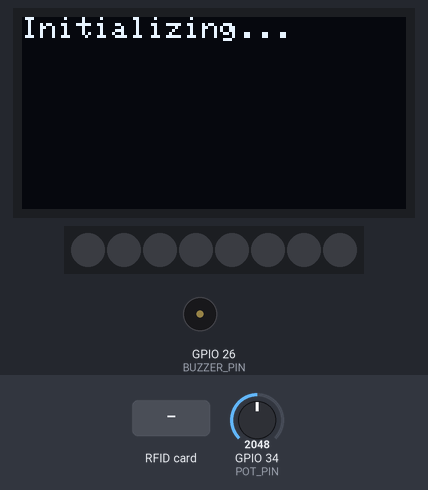
A program run on a simulated ESP32. Shown: 128×64 one-colour display, 8 RGB LEDs in strip order, left to right, buzzer (waves = sounding). Inputs (shaded band) come from the test bench; at power-on: GPIO 34 (POT_PIN) = 2048. WiFi joins after 1.5 s; servers stay silent unless stated; no MQTT or app messages arrive unless stated; what the program prints to the serial monitor is not drawn.

Above: at 1.7 s.
At 5.1 s:
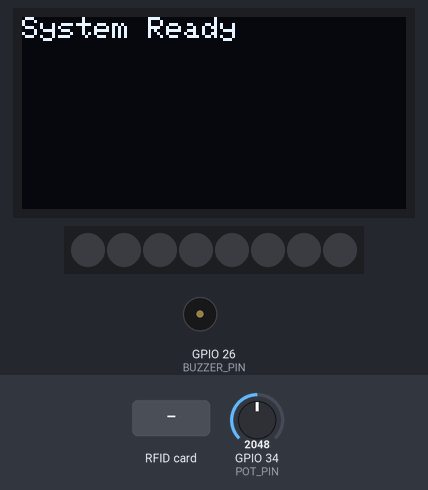
5.2 s: RFID card 5E 7A 19 C4 held to the reader
At 6.4 s:
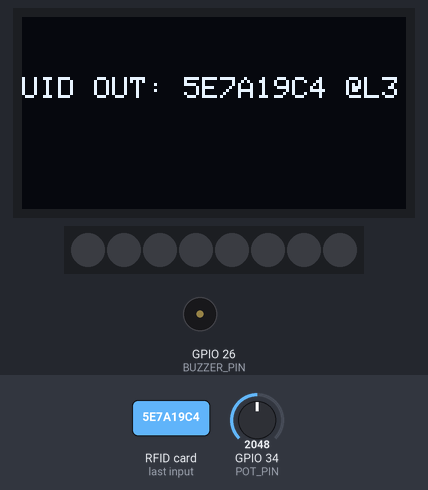
6.7 s: RFID card 5E 7A 19 C4 held to the reader
At 7.5 s:
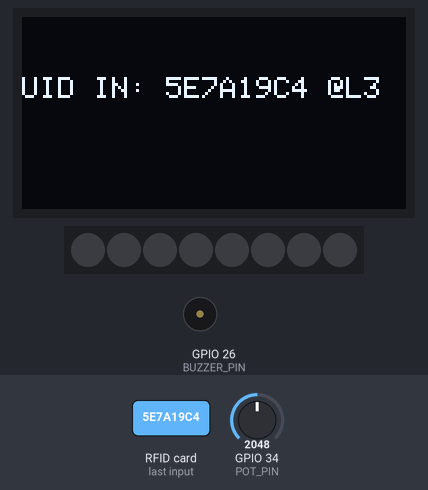
Timing chart, 0 to 9.7 s (numbered marks = the images above; inputs shaded):
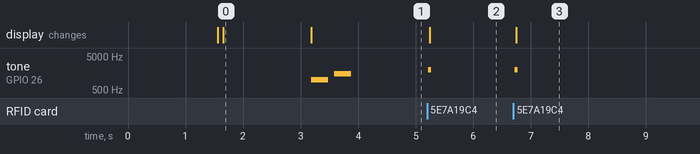

The program:

main.cpp
```cpp
#include <Arduino.h>
#include <SPI.h>
#include <Wire.h>
#include <Adafruit_GFX.h>
#include <Adafruit_SSD1306.h>
#include <MFRC522.h>
#include <WiFi.h>
#include <PubSubClient.h>
#include <Adafruit_NeoPixel.h>

// OLED Setup
#define SCREEN_WIDTH 128
#define SCREEN_HEIGHT 64
#define OLED_RESET -1
#define SCREEN_ADDRESS 0x3C
Adafruit_SSD1306 display(SCREEN_WIDTH, SCREEN_HEIGHT, &Wire, OLED_RESET);

// SPI and RFID Pins
#define RFID1_CS 5
#define RFID2_CS 4
#define SCK_PIN 14
#define MISO_PIN 12
#define MOSI_PIN 13

// Pin setup
#define POT_PIN      34
#define BUZZER_PIN   26
#define NEOPIXEL_PIN 27
#define NUM_PIXELS    8
Adafruit_NeoPixel pixel(NUM_PIXELS, NEOPIXEL_PIN, NEO_GRB + NEO_KHZ800);

// RFID Instances
MFRC522 rfid1(RFID1_CS, 0);
MFRC522 rfid2(RFID2_CS, 0);

// WiFi Credentials
const char *ssid = "arya";
const char *password = "arya2606";

// MQTT Broker
const char *mqttServer = "test.mosquitto.org";
const int mqttPort = 1883;
WiFiClient espClient;
PubSubClient client(espClient);

// Timing Variables for Non-Blocking Delays
unsigned long lastMqttAttempt = 0;
unsigned long lastRfid1Scan = 0;
unsigned long lastRfid2Scan = 0;
const unsigned long SCAN_COOLDOWN = 1500;

// Function Prototypes
void setupWiFiAP();
void connectToMQTT();
void mqtt_callback(char *topic, byte *payload, unsigned int length);
void getTagID(MFRC522 *rfid, char *tagID);
void showDisplay(const char* prefix, const char* message);
void indicateStatus(bool granted);
int getLocationFromPot();
void scanI2C(); // Added missing prototype!

void setup() {
  Serial.begin(115200);
  delay(1000);
  Serial.println("\n\nStarting setup...");

  SPI.begin(SCK_PIN, MISO_PIN, MOSI_PIN);
  Wire.begin();
  delay(500);

  Serial.println("Initializing OLED display...");
  if (!display.begin(SSD1306_SWITCHCAPVCC, SCREEN_ADDRESS)) {
    Serial.println(F("SSD1306 allocation failed"));
    scanI2C();
    while (true) { delay(100); } // Prevent CPU hogging on crash
  }

  display.clearDisplay();
  display.setTextSize(1);
  display.setTextColor(WHITE);
  display.setCursor(0, 0);
  display.println("Initializing...");
  display.display();

  pinMode(RFID1_CS, OUTPUT);
  pinMode(RFID2_CS, OUTPUT);
  digitalWrite(RFID1_CS, HIGH);
  digitalWrite(RFID2_CS, HIGH);
  rfid1.PCD_Init();
  rfid2.PCD_Init();

  pinMode(POT_PIN, INPUT);
  pinMode(BUZZER_PIN, OUTPUT);
  pixel.begin();
  pixel.clear();
  pixel.show();

  setupWiFiAP();
  client.setServer(mqttServer, mqttPort);
  client.setCallback(mqtt_callback);

  display.clearDisplay();
  display.setCursor(0,0);
  display.println("System Ready");
  display.display();

  // At the end of setup(), after display init
  tone(BUZZER_PIN, 1000, 300);
  delay(400);
  tone(BUZZER_PIN, 1500, 300);
  delay(400);
}

void loop() {
  // 1. Handle MQTT Reconnection with a 5-second delay to prevent spam
  if (!client.connected()) {
    if (millis() - lastMqttAttempt > 5000) {
      lastMqttAttempt = millis();
      connectToMQTT();
    }
  } else {
    client.loop(); // Process incoming messages
  }

  // 2. Scan RFID 1 (IN)
  if (millis() - lastRfid1Scan > SCAN_COOLDOWN) {
    digitalWrite(RFID1_CS, LOW);
    if (rfid1.PICC_IsNewCardPresent() && rfid1.PICC_ReadCardSerial()) {
      char tag[32];
      getTagID(&rfid1, tag);
      if (strlen(tag) > 0) {
        tone(BUZZER_PIN, 2000, 50); // Local beep for scan confirmation
        int location = getLocationFromPot();
        char payload[64];
        snprintf(payload, sizeof(payload), "%s,%d", tag, location);
        client.publish("rfid/in", payload);

        char displayMsg[48];
        snprintf(displayMsg, sizeof(displayMsg), "%s @L%d", tag, location);
        showDisplay("IN", displayMsg);
        Serial.printf("IN Tag: %s Location: %d\n", tag, location);
        lastRfid1Scan = millis();
      }
      rfid1.PICC_HaltA();
    }
    digitalWrite(RFID1_CS, HIGH);
  }

  // 3. Scan RFID 2 (OUT)
  if (millis() - lastRfid2Scan > SCAN_COOLDOWN) {
    digitalWrite(RFID2_CS, LOW);
    if (rfid2.PICC_IsNewCardPresent() && rfid2.PICC_ReadCardSerial()) {
      char tag[32];
      getTagID(&rfid2, tag);
      if (strlen(tag) > 0) {
        tone(BUZZER_PIN, 2000, 50); // Local beep for scan confirmation
        int location = getLocationFromPot();
        char payload[64];
        snprintf(payload, sizeof(payload), "%s,%d", tag, location);
        client.publish("rfid/out", payload);

        char displayMsg[48];
        snprintf(displayMsg, sizeof(displayMsg), "%s @L%d", tag, location);
        showDisplay("OUT", displayMsg);
        Serial.printf("OUT Tag: %s Location: %d\n", tag, location);
        lastRfid2Scan = millis();
      }
      rfid2.PICC_HaltA();
    }
    digitalWrite(RFID2_CS, HIGH);
  }
}

void scanI2C() {
  Serial.println("Scanning I2C devices...");
  byte error, address;
  int nDevices = 0;
  for (address = 1; address < 127; address++) {
    Wire.beginTransmission(address);
    error = Wire.endTransmission();
    if (error == 0) {
      Serial.printf("I2C device found at address 0x%02X\n", address);
      nDevices++;
    }
  }
  if (nDevices == 0) Serial.println("No I2C devices found!");
}

void setupWiFiAP() {
  // ... (Your original WiFi code remains unchanged)
  Serial.println("Connecting to WiFi...");
  WiFi.mode(WIFI_STA);
  WiFi.begin(ssid, password);

  int attempts = 0;
  while (WiFi.status() != WL_CONNECTED && attempts < 20) {
    delay(500);
    Serial.print(".");
    attempts++;
  }

  if (WiFi.status() == WL_CONNECTED) {
    Serial.println("\nWiFi connected");
  } else {
    Serial.println("\nFailed to connect to WiFi");
  }
}

void connectToMQTT() {
  Serial.println("Connecting to MQTT...");
  if (client.connect("ESP32Client_Parking")) {
    Serial.println("Connected to MQTT broker");
    client.subscribe("access/response");
  } else {
    Serial.print("Failed. rc=");
    Serial.println(client.state());
  }
}

void mqtt_callback(char *topic, byte *payload, unsigned int length) {
  char message[100];
  memset(message, 0, sizeof(message));
  memcpy(message, payload, length);
  message[length] = '\0';

  if (strcmp(topic, "access/response") == 0) {
    char *uid = strtok(message, ",");
    char *status = strtok(NULL, ",");
    char *name = strtok(NULL, ",");
    char *spot = strtok(NULL, ",");

    if (uid && status && name) {
      bool allowed = (strcmp(status, "ALLOWED") == 0);
      indicateStatus(allowed);

      char displayMsg[100];
      if (allowed) {
        if (spot && strlen(spot) > 0 && strcmp(spot, "-") != 0) {
          snprintf(displayMsg, sizeof(displayMsg), "\nALLOWED\n%s -> %s", name, spot);
        } else {
          snprintf(displayMsg, sizeof(displayMsg), "\nALLOWED\nWelcome %s", name);
        }
        showDisplay("OK", displayMsg);
      } else {
        snprintf(displayMsg, sizeof(displayMsg), "\nDENIED\nAccess Denied %s", name);
        showDisplay("X", displayMsg);
      }
    }
  }
}

void getTagID(MFRC522 *rfid, char *tagID) {
  tagID[0] = '\0';
  if (rfid->uid.size > 0) {
    for (byte i = 0; i < rfid->uid.size; i++) {
      char byteStr[3];
      snprintf(byteStr, sizeof(byteStr), "%02X", rfid->uid.uidByte[i]);
      strncat(tagID, byteStr, 2);
    }
  }
}

void showDisplay(const char* prefix, const char* message) {
  display.clearDisplay();
  display.setCursor(0, 20);
  display.print("UID ");
  display.print(prefix);
  display.print(": ");
  display.println(message);
  display.display();
}

int getLocationFromPot() {
  int analogVal = analogRead(POT_PIN);
  int location = map(analogVal, 0, 4095, 1, 5);
  if (location < 1) location = 1;
  if (location > 5) location = 5;
  return location;
}

void indicateStatus(bool granted) {
  uint32_t color = granted ? pixel.Color(0, 255, 0) : pixel.Color(255, 0, 0);
  for (int i = 0; i < pixel.numPixels(); i++) {
    pixel.setPixelColor(i, color);
  }
  pixel.show();
  tone(BUZZER_PIN, granted ? 1000 : 200, granted ? 200 : 1000);
  delay(500);
  pixel.clear();
  pixel.show();
}
```

Measured:
- after the input at 5.2 s, tone on GPIO 26 (BUZZER_PIN): silent → 2000 Hz at once, → silent 0.05 s later; the display: changes after 0.05 s (image 2)
- after the input at 6.7 s, tone on GPIO 26 (BUZZER_PIN): silent → 2000 Hz at once, → silent 0.05 s later; the display: changes after 0.05 s (image 3)
- what the display in image 0 shows lasts 1.5 s, from 1.7 s to 3.2 s
